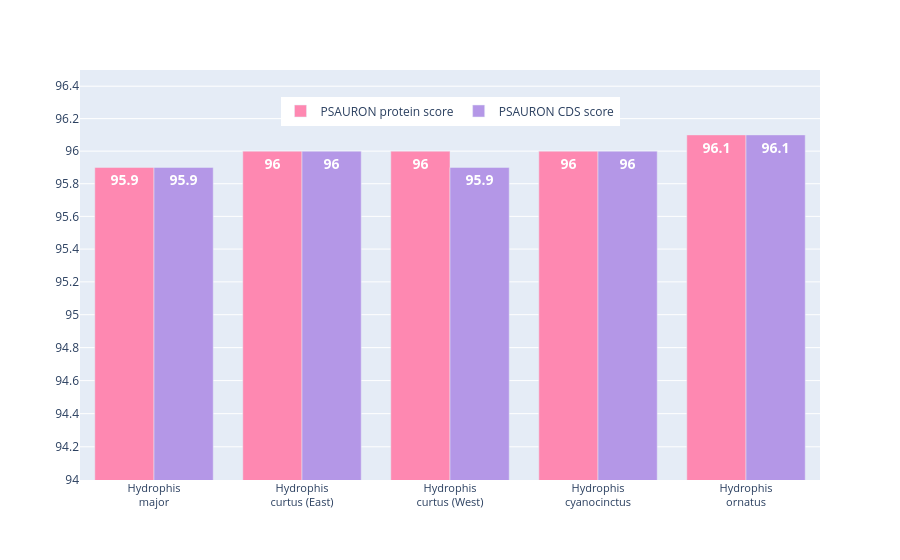

This figure's notebook cell:
### Code cell
# psauron

psauron = ["PSAURON protein score", "PSAURON CDS score"]

wide_df = (
    metrics.set_index("label")[species]
    .loc[psauron]
    .astype(float)
    .T
    .rename_axis("Species")
    .reset_index()
)

fig = px.bar(
    wide_df,
    x="Species",
    y=psauron,
    text_auto=True,
    barmode = "group",
    log_y = True,
    color_discrete_sequence = [
        px.colors.qualitative.Pastel[6],
        px.colors.qualitative.Pastel[9],
    ]
)

fig.update_traces(
    textposition="inside",
    textfont_color="white",
    textfont_size=14,
    textfont = dict(weight = "bold")
)

species_labels = wide_df["Species"].tolist()

wrapped_species = [
    s.replace(" ", "<br>", 1)   
    for s in species_labels
]

fig.update_xaxes(
    tickmode="array",
    tickvals=species_labels,
    ticktext=wrapped_species,
    tickangle=0,
    tickfont_size=11,
    title=None,
)

fig.update_yaxes(type="log", range=[math.log10(94), math.log10(96.5)])

fig.update_yaxes(
    title=None,
    showticklabels=True,
)

fig.update_layout(
    legend=dict(
        orientation="h",
        yanchor="middle",
        y=0.90,
        xanchor="center",
        x=0.5,
    ),
    legend_title_text = None,
    margin=dict(t=70),
)

fig.show()

### Figure 1 — Plotly figure (JSON) as saved in the notebook; plotly's stock layout.template omitted (floating-point values rounded to 4 significant figures)
{"data": [{"alignmentgroup": "True", "hovertemplate": "variable=PSAURON protein score<br>Species=%{x}<br>value=%{y}<extra></extra>", "legendgroup": "PSAURON protein score", "marker": {"color": "rgb(254, 136, 177)", "pattern": {"shape": ""}}, "name": "PSAURON protein score", "offsetgroup": "PSAURON protein score", "orientation": "v", "showlegend": true, "textfont": {"color": "white", "size": 14, "weight": "bold"}, "textposition": "inside", "texttemplate": "%{y}", "type": "bar", "x": ["Hydrophis major", "Hydrophis curtus (East)", "Hydrophis curtus (West)", "Hydrophis cyanocinctus", "Hydrophis ornatus"], "xaxis": "x", "y": [95.9, 96.0, 96.0, 96.0, 96.1], "yaxis": "y"}, {"alignmentgroup": "True", "hovertemplate": "variable=PSAURON CDS score<br>Species=%{x}<br>value=%{y}<extra></extra>", "legendgroup": "PSAURON CDS score", "marker": {"color": "rgb(180, 151, 231)", "pattern": {"shape": ""}}, "name": "PSAURON CDS score", "offsetgroup": "PSAURON CDS score", "orientation": "v", "showlegend": true, "textfont": {"color": "white", "size": 14, "weight": "bold"}, "textposition": "inside", "texttemplate": "%{y}", "type": "bar", "x": ["Hydrophis major", "Hydrophis curtus (East)", "Hydrophis curtus (West)", "Hydrophis cyanocinctus", "Hydrophis ornatus"], "xaxis": "x", "y": [95.9, 96.0, 95.9, 96.0, 96.1], "yaxis": "y"}], "layout": {"barmode": "group", "legend": {"orientation": "h", "title": {}, "tracegroupgap": 0, "x": 0.5, "xanchor": "center", "y": 0.9, "yanchor": "middle"}, "margin": {"t": 70}, "xaxis": {"anchor": "y", "domain": [0, 1], "tickangle": 0, "tickfont": {"size": 11}, "tickmode": "array", "ticktext": ["Hydrophis<br>major", "Hydrophis<br>curtus (East)", "Hydrophis<br>curtus (West)", "Hydrophis<br>cyanocinctus", "Hydrophis<br>ornatus"], "tickvals": ["Hydrophis major", "Hydrophis curtus (East)", "Hydrophis curtus (West)", "Hydrophis cyanocinctus", "Hydrophis ornatus"], "title": {}}, "yaxis": {"anchor": "x", "domain": [0, 1], "range": [1.973, 1.985], "showticklabels": true, "title": {}, "type": "log"}}}
